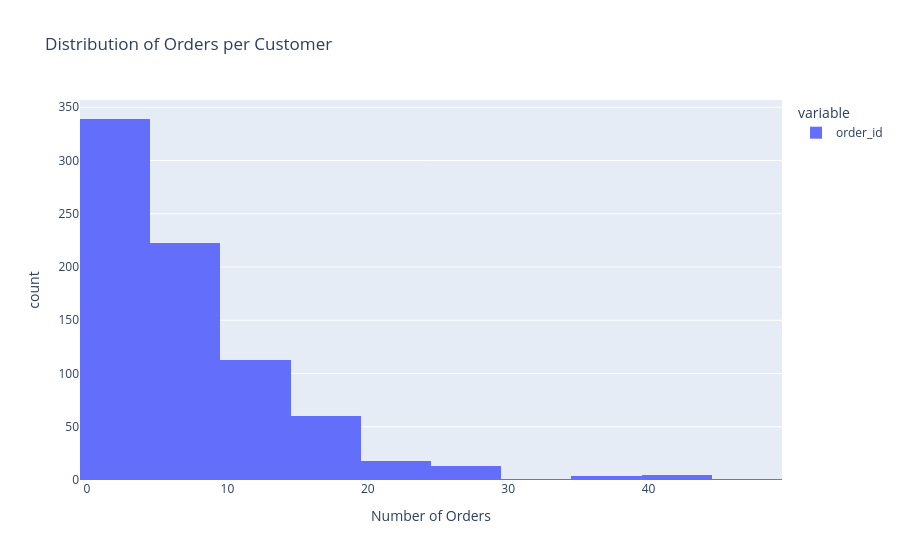

The notebook cell saved with this chart:
### Code cell
cust_order_freq = df_valid.groupby("customer_id")["order_id"].nunique()
fig = px.histogram(cust_order_freq, nbins=20, title="Distribution of Orders per Customer",
                    labels={"value": "Number of Orders"})
fig.show()

print("Repeat customer rate:",
      round((cust_order_freq > 1).mean() * 100, 1), "%")

### Figure 1 — Plotly figure (JSON) as saved in the notebook; plotly's stock layout.template omitted (floating-point values rounded to 4 significant figures; data arrays with more than 128 entries replaced by an {"elided": "..."} marker saying what was removed)
{"data": [{"bingroup": "x", "hovertemplate": "variable=order_id<br>Number of Orders=%{x}<br>count=%{y}<extra></extra>", "legendgroup": "order_id", "marker": {"color": "#636efa", "pattern": {"shape": ""}}, "name": "order_id", "nbinsx": 20, "orientation": "v", "showlegend": true, "type": "histogram", "x": {"elided": "777 int values"}, "xaxis": "x", "yaxis": "y"}], "layout": {"barmode": "relative", "legend": {"title": {"text": "variable"}, "tracegroupgap": 0}, "title": {"text": "Distribution of Orders per Customer"}, "xaxis": {"anchor": "y", "domain": [0.0, 1.0], "title": {"text": "Number of Orders"}}, "yaxis": {"anchor": "x", "domain": [0.0, 1.0], "title": {"text": "count"}}}}
